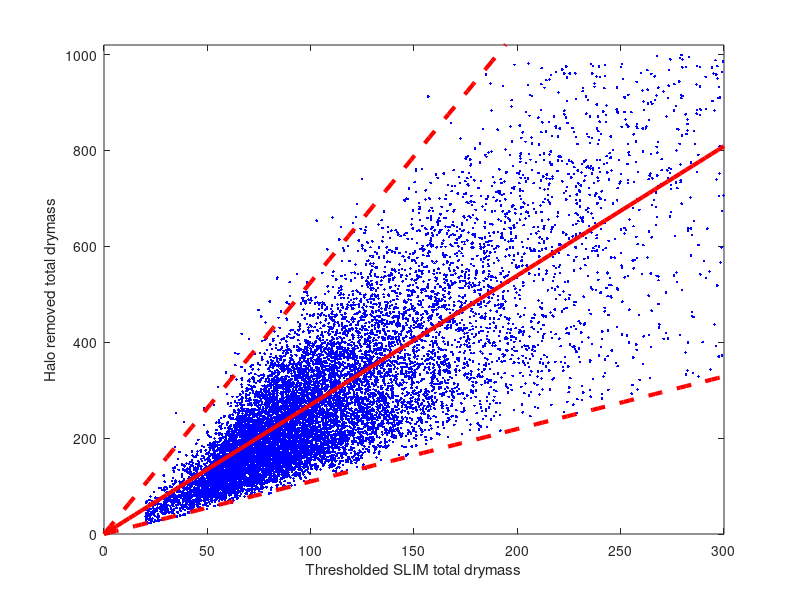
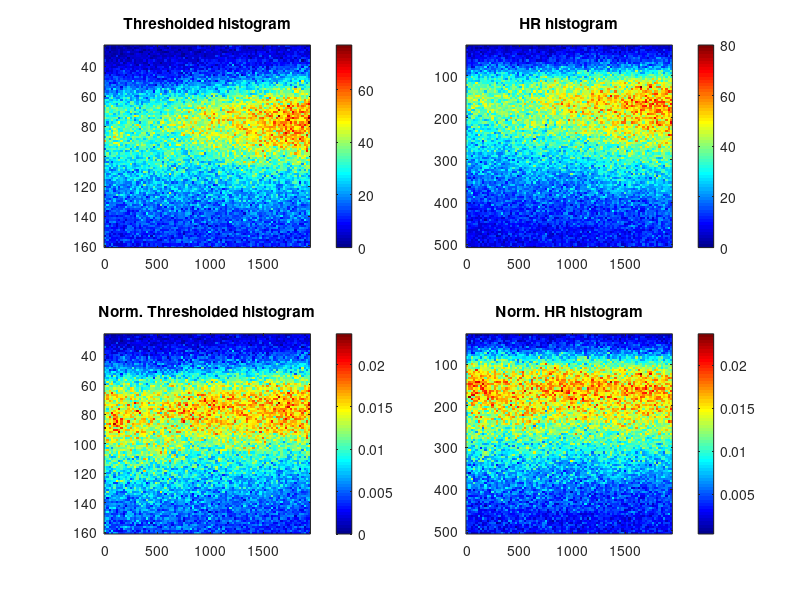

MATLAB code for these plots, in order:

%This code will extract all the drymasses of all the cells in the data and
%save it into a .mat file
%Author: Tan H. Nguyen
%University of Illinois at Urbana-Champaign
clc;
clear all;
close all;
outdir = 'D:\Hela_cell_time_laps_Feb_16th_2016\';
matlab_dir = strcat(outdir,'\mat_files\');
if (~exist(matlab_dir))
%    mkdir(matlab_dir);
end
f=0:0;
t=[0:88];
chh=0;
ii=0;
r=0:24;
z=0:0;
c =0:24;
%File name for the Halo-removed image
fout_slim=@(odir,f,t,i,ch,c,r,z) sprintf('%s\\f%d_t%d_i%d_ch%d_c%d_r%d_z%d_SLIM.tif',odir,f,t,i,ch,c,r,z); % FOV, TIME, Channel, Frame Number, PAT
fout_slim_hr_ns=@(odir,f,t,i,ch,c,r,z) sprintf('%s\\f%d_t%d_i%d_ch%d_c%d_r%d_z%d_HR_NS.tif',odir,f,t,i,ch,c,r,z); % FOV, TIME, Channel, Frame Number, PAT

%File name for the segmentation image
fout_slim_seg=@(odir,f,t,i,ch,c,r,z) sprintf('%s\\f%d_t%d_i%d_ch%d_c%d_r%d_z%d_SEG.tif',odir,f,t,i,ch,c,r,z); % FOV, TIME, Channel, Frame Number, PAT
fout_slim_overlaid=@(odir,f,t,i,ch,c,r,z) sprintf('%s\\f%d_t%d_i%d_ch%d_c%d_r%d_z%d_OVL.tif',odir,f,t,i,ch,c,r,z); % FOV, TIME, Channel, Frame Number, PAT
fout_bound_mat=@(odir,f,t,i,ch,c,r,z) sprintf('%s\\f%d_t%d_i%d_ch%d_c%d_r%d_z%d_bound.mat',odir,f,t,i,ch,c,r,z); % FOV, TIME, Channel, Frame Number, PAT
f_dm_over_t=@(odir,t) sprintf('%s/total_drymass_at_%d.mat',odir,t); % FOV, TIME, Channel, Frame Number, PAT

%p=gcp;
%delete(p);
%p=parpool(8);
drymass = zeros(0,3); %Each row is a cell, the next is the total mass of slim, thresholded SLIM and the halo-removed SLIM
nbins = 200;
pixelratio = 3.2;%Pixel per micron
combined_slim_thr_hist = zeros(nbins,length(t));
combined_hr_hist = zeros(nbins,length(t));
update_dry_mass = 0;
override  = 0;
max_slim_thr_mass = 300;
 
if (update_dry_mass)
     for ff=f
          for tt=t  
              matfilename = f_dm_over_t(pwd,tt);
              drymass_over_time = zeros(0,3);
              if (~exist(matfilename)|override)
                  for cc=c 
                       for rr = r
                            for zz = z
                                    saveoverlaid = 0;
                                    min_phaseval = -0.3;
                                    max_phaseval = 2.5;

                                   disp(['Processing r: ' num2str(rr) ', c: ' num2str(cc) ', t: ' num2str(tt)]);
                                   fnsname = fout_slim_hr_ns(outdir,ff,tt,ii,chh,cc,rr,zz);
                                   fslimname = fout_slim(outdir,ff,tt,ii,chh,cc,rr,zz); %Generate the filename for SLIM images
                                   fsegname = fout_slim_seg(outdir,ff,tt,ii,chh,cc,rr,zz);
                                   fmatname = fout_bound_mat(matlab_dir,ff,tt,ii,chh,cc,rr,zz); %Name of the mat file to be saved
                                   bw_dil = imread(fsegname); %Read the bw segmented image
                                   S = regionprops(im2bw(bw_dil),'PixelIdxList');
                                   slim_im = imread(fslimname);
                                   ncells = size(S,1); %Get the number of cells
                                   slimim = single(imread(fslimname));
                                   hrnsim = single(imread(fnsname));
                                   minpixelnum = 5000; %Number of pixels in a cells
                                   maxpixelnum = 70000;
                                       for cellidx=1:ncells
                                            %Get the current indices of all the pixels
                                            curpixidxlist = S(cellidx).PixelIdxList;
                                            %Total non-negative phase of slim
                                            slim_total_phase = sum(slimim(curpixidxlist));
                                            slim_thres_total_phase = sum(slimim(curpixidxlist).*(slimim(curpixidxlist)>0));
                                            hr_total_phase = sum(hrnsim(curpixidxlist));
                                            hr_dm = hr_total_phase*0.4235/pixelratio^2;
                                            slim_dm = slim_total_phase*0.4235/pixelratio^2;
                                            slim_thres_dm = slim_thres_total_phase*0.4235/pixelratio^2;
                                            if ((hr_dm<1000)&(length(curpixidxlist)>minpixelnum)&(length(curpixidxlist)<maxpixelnum))%If the cell is too small
                                                drymass(end+1,:)=[slim_dm slim_thres_dm hr_dm];
                                                drymass_over_time(end+1,:)=drymass(end,:);
                                            
                                            end
                                       end

                                  
                            end
                       end
                  end
              else
                  load(matfilename);
              end
              figure(1);
              plot(drymass_over_time(:,2),drymass_over_time(:,3),'+r');
              xlabel('Thresholded');
              ylabel('Halo removed');
              %drawnow;
              xhist = linspace(25,1000,nbins);
              xhist_slim_thr = linspace(25,max_slim_thr_mass,nbins);
             
                               
              cur_hr_total_dm_hist = hist(drymass_over_time(:,3),xhist);
              cur_slim_thr_dm_hist = hist(drymass_over_time(:,2),xhist_slim_thr);
              combined_slim_thr_hist(:,tt+1)=cur_slim_thr_dm_hist(:);
              combined_hr_hist(:,tt+1)=cur_hr_total_dm_hist(:);
              norm_combined_slim_thr_hist = combined_slim_thr_hist(2:end-1,:)./repmat(sum(combined_slim_thr_hist(2:end-1,:),1)+1e-6,[size(combined_slim_thr_hist(2:end-1,:),1) 1]);
              norm_combined_hr_hist = combined_hr_hist(2:end-1,:)./repmat(sum(combined_hr_hist(2:end-1,:),1)+1e-6,[size(combined_hr_hist(2:end-1,:),1) 1]);

              figure(2);
              subplot(221);
              imagesc(t,xhist_slim_thr(2:end-1),combined_slim_thr_hist(2:end-1,:));colormap jet;colorbar;title('Thresholded histogram');
              subplot(222);
              imagesc(t,xhist(2:end-1),combined_hr_hist(2:end-1,:));colormap jet;colorbar;title('HR histogram');
              subplot(223);
              imagesc(t,xhist_slim_thr(2:end-1),norm_combined_slim_thr_hist);colormap jet;colorbar;title('Norm. Thresholded histogram');
              subplot(224);
              imagesc(t,xhist(2:end-1),norm_combined_hr_hist);colormap jet;colorbar;title('Norm. HR histogram');
              %drawnow;

              %save(matfilename,'drymass_over_time','cur_slim_thr_dm_hist','cur_hr_total_dm_hist',...
              %        'norm_combined_slim_thr_hist','norm_combined_hr_hist');
               
                  
              %Compute the mean and the standard deviation of the drymass
              xhist_mat = repmat(xhist(:),[1 length(t)]);
              xhist_thr_mat = repmat(xhist_slim_thr(:),[1 length(t)]);
              mat1 = xhist_mat(2:end-1,:).*norm_combined_hr_hist;
              mat2 = xhist_thr_mat(2:end-1,:).*norm_combined_slim_thr_hist;
              mean_thr_dm = sum(mat2,1);
              mean_dm =sum(mat1,1);
              std_dm = sqrt(sum((xhist_mat(2:end-1,:) - repmat(mean_dm,[size(mat1,1) 1])).^2.*norm_combined_hr_hist,1));
              std_thr_dm = sqrt(sum((xhist_thr_mat(2:end-1,:) - repmat(mean_thr_dm,[size(mat1,1) 1])).^2.*norm_combined_slim_thr_hist,1));
              
              %std_thr_dm = std(mat1,1);
              %std_dm = std(mat2,1);
              
              
              figure(3);
              subplot(221);plot(t,mean_thr_dm);title('Mean Thres. SLIM ofver time');
              subplot(222);plot(t,mean_dm);title('Mean SLIM HR over time');
              subplot(223);plot(t,std_thr_dm);title('Std. Thres SLIM over time');
              subplot(224);plot(t,std_dm);title('Std. SLIM HR over time');
              
              drawnow;
              end
          end

    
     %save('All_dry_mass.mat','drymass','combined_slim_thr_hist','combined_hr_hist','norm_combined_slim_thr_hist','norm_combined_hr_hist',...
     %    'xhist','xhist_slim_thr');
else
    load('All_dry_mass.mat');%Load all dry mass values and also the histogram of drymass over the time
    %Display the scatter plot for all the mass
    %Compute the best fit coefficients
    slim_thr_mass = drymass(1:20:end,2);%A single cells is expected to appear 15 times...Lazy man approach!
    hr_mass = drymass(1:20:end,3);
    good_sample = intersect(find(slim_thr_mass<max_slim_thr_mass),find(slim_thr_mass>20));
    slim_thr_mass=slim_thr_mass(good_sample);
    hr_mass = hr_mass(good_sample);
    
    alpha = sum(hr_mass)/sum(slim_thr_mass);
    disp(['Fitting coeff: ' num2str(alpha)]);
    %Compute the standard deviation of alpha
    alpha_arr=hr_mass./slim_thr_mass;
    std_alpha = std(alpha_arr(:));
    disp(['Standard deviation of alpha: ' num2str(std_alpha)]);
    %Draw all the data point
    %Compute the slope for different intervals
    
    %SLIM_mass from 0->100
    good_sample = intersect(find(slim_thr_mass<100),find(slim_thr_mass>10));
    slim_thr_mass1=slim_thr_mass(good_sample);
    hr_mass1 = hr_mass(good_sample);
    alpha = sum(hr_mass1)/sum(slim_thr_mass1);
    std_alpha = std(hr_mass1./slim_thr_mass1);
    disp(['Fitting coeff of [0->100]: ' num2str(alpha), '+/- ' num2str(std_alpha)]);
    
    %SLIM_mass from 100->200
    good_sample = intersect(find(slim_thr_mass<200),find(slim_thr_mass>100));
    slim_thr_mass1=slim_thr_mass(good_sample);
    hr_mass1 = hr_mass(good_sample);
    alpha = sum(hr_mass1)/sum(slim_thr_mass1);
    std_alpha = std(hr_mass1./slim_thr_mass1);
    disp(['Fitting coeff of [100->200]: ' num2str(alpha), '+/- ' num2str(std_alpha)]);
 
     %SLIM_mass from 200->300
    good_sample = intersect(find(slim_thr_mass<300),find(slim_thr_mass>200));
    slim_thr_mass1=slim_thr_mass(good_sample);
    hr_mass1 = hr_mass(good_sample);
    alpha = sum(hr_mass1)/sum(slim_thr_mass1);
    std_alpha = std(hr_mass1./slim_thr_mass1);
    disp(['Fitting coeff of [200->300]: ' num2str(alpha), '+/- ' num2str(std_alpha)]);
 
    figure(1);
    plot(slim_thr_mass,hr_mass,'.b'); 
    xlabel('Thresholded SLIM total drymass');
    ylabel('Halo removed total drymass');
    xmin = 0;
    xmax = max_slim_thr_mass;
    ymin = 0;
    ymax = 1020;
    axis([xmin xmax ymin ymax]);
    x_arr = linspace(xmin,xmax,100);
    f = @(x)(alpha*x);
    y_arr = f(x_arr);
    figure(1);hold on;
    plot(x_arr,y_arr,'-r','linewidth',3);
    %Compute R^2
    hr_mass_pred = f(slim_thr_mass);
    R2 = 1-norm(hr_mass-hr_mass_pred,'fro')^2/norm(hr_mass-mean(hr_mass),'fro')^2;
    disp(['R^2 values: ' num2str(R2)]);
    %Compute the minimum and maximum slope for the relation
    slope_arr = hr_mass./slim_thr_mass;
    min_slope = prctile(slope_arr,0.3);
    max_slope = prctile(slope_arr,99.7);
    fmin = @(x)(min_slope*x);
    fmax = @(x)(max_slope*x);
    disp(['Min slope: ' num2str(min_slope) ', Max slope: ' num2str(max_slope)]);
    figure(1);
    plot(x_arr,fmin(x_arr),'--r','linewidth',3);
    hold on
    plot(x_arr,fmax(x_arr),'--r','linewidth',3);
    
    %Display the histogram for drymass over the time. Make sure that we
    %reject the first and the last histogram band to ignore the extreme
    %values...
    
    time_interval = 22;
    figure(2);
    subplot(221);
    imagesc(t*time_interval,xhist_slim_thr(2:end/2-1),combined_slim_thr_hist(2:end/2-1,:));colormap jet;colorbar;title('Thresholded histogram');
    subplot(222);
    imagesc(t*time_interval,xhist(2:end/2-1),combined_hr_hist(2:end/2-1,:));colormap jet;colorbar;title('HR histogram');
    subplot(223);
    imagesc(t*time_interval,xhist_slim_thr(2:end/2-1),norm_combined_slim_thr_hist(2:end/2-1,:));colormap jet;colorbar;title('Norm. Thresholded histogram');
    subplot(224);
    imagesc(t*time_interval,xhist(2:end/2-1),norm_combined_hr_hist(2:end/2-1,:));colormap jet;colorbar;title('Norm. HR histogram');
    drawnow;

    
    
    
    
end

 %delete(p);
 
